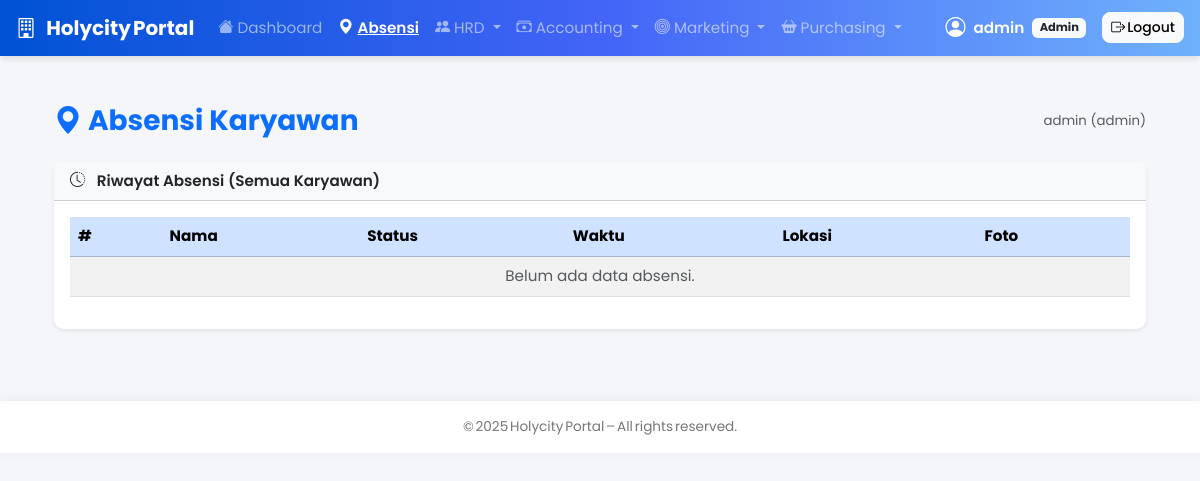
/absensi (signed in), run on the app's committed database.
### models.py (models this page shows, shortened)
class User(db.Model, UserMixin):
    __tablename__ = "users"
    id = db.Column(db.Integer, primary_key=True)
    username = db.Column(db.String(100), unique=True, nullable=False)
    password = db.Column(db.String(255), nullable=False)
    role = db.Column(db.String(50), default="employee")
    employee_id = db.Column(db.Integer, db.ForeignKey("employees.id"))
    employee = db.relationship("Employee", back_populates="user", uselist=False)

### routes/absensi.py (the view, shortened to what this page needs)
@absensi_bp.route("/absensi", methods=["GET", "POST"])
@login_required
def absensi_page():
    records = get_records_for_user(current_user)
    return render_template("absensi.html", records=records, user=current_user)

### services/absensi_service.py (called while the page is built)
def get_records_for_user(user):
    if user.role in ("admin", "hrd"):
        return Attendance.query.order_by(Attendance.timestamp.desc()).all()
    return (Attendance.query
            .filter_by(username=user.username)
            .order_by(Attendance.timestamp.desc())
            .all())

### templates/absensi.html (shortened to what this page needs)
{% extends "base.html" %}
{% block content %}
<div class="container mt-4">
  <div class="d-flex justify-content-between align-items-center mb-4">
    <h3 class="fw-bold text-primary mb-0"><i class="bi bi-geo-alt-fill"></i> Absensi Karyawan</h3>
    <small class="text-muted">{{ user.username }}{% if user.role != "employee" %} ({{ user.role }}){% endif %}</small>
  </div>
  <div class="card shadow-sm border-0">
    <div class="card-header bg-light fw-semibold">
      <i class="bi bi-clock-history me-2"></i>
      Riwayat Absensi {% if user.role != "employee" %}(Semua Karyawan){% endif %}
    </div>
    <div class="card-body">
      <div class="table-responsive">
        <table class="table table-striped align-middle">
          <thead class="table-primary">
            <tr>
              <th>#</th>
              {% if user.role != "employee" %}<th>Nama</th>{% endif %}
              <th>Status</th>
              <th>Waktu</th>
              <th>Lokasi</th>
              <th>Foto</th>
            </tr>
          </thead>
          <tbody>
            {% for r in records %}
            <tr>
              <td>{{ loop.index }}</td>
              {% if user.role != "employee" %}<td>{{ r.username }}</td>{% endif %}
              <td>
                {% if r.status == "Masuk" %}
                  <span class="badge bg-success">{{ r.status }}</span>
                {% elif r.status == "Istirahat" %}
                  <span class="badge bg-warning text-dark">{{ r.status }}</span>
                {% elif r.status == "Keluar" %}
                  <span class="badge bg-danger">{{ r.status }}</span>
                {% else %}
                  <span class="badge bg-secondary">{{ r.status }}</span>
                {% endif %}
              </td>
              <td>{{ r.timestamp.strftime('%d/%m/%Y %H:%M') }}</td>
              <td>{{ '%.5f'|format(r.latitude) }}, {{ '%.5f'|format(r.longitude) }}</td>
              <td>
                {% if r.photo %}
                  <a href="{{ url_for('static', filename='uploads/' + r.photo) }}" target="_blank">
                    <img src="{{ url_for('static', filename='uploads/' + r.photo) }}" width="50" class="rounded">
                  </a>
                {% else %}
                  -
                {% endif %}
              </td>
            </tr>
            {% else %}
            <tr><td colspan="6" class="text-center text-muted">Belum ada data absensi.</td></tr>
            {% endfor %}
          </tbody>
        </table>
      </div>
    </div>
  </div>
</div>
{% endblock %}

### templates/base.html (shortened to what this page needs)
<!DOCTYPE html>
<html lang="id">
<head>
  <link href="https://cdn.jsdelivr.net/npm/bootstrap@5.3.2/dist/css/bootstrap.min.css" rel="stylesheet">
  <link href="https://cdn.jsdelivr.net/npm/bootstrap-icons@1.11.1/font/bootstrap-icons.css" rel="stylesheet">
</head>
<body>
  <nav class="navbar navbar-expand-lg navbar-dark px-3 sticky-top">
    <a class="navbar-brand fw-bold d-flex align-items-center" href="{{ url_for('home') }}">
      <i class="bi bi-building me-2"></i> Holycity Portal
    </a>
    {% if current_user.is_authenticated %}
    <div class="collapse navbar-collapse" id="navbarsExample">
      <ul class="navbar-nav me-auto mb-2 mb-lg-0">
        <li class="nav-item">
          <a class="nav-link {% if request.endpoint == 'home' %}active{% endif %}" href="{{ url_for('home') }}">
            <i class="bi bi-house-fill me-1"></i>Dashboard
          </a>
        </li>
        <li class="nav-item">
          <a class="nav-link {% if request.endpoint == 'absensi.absensi_page' %}active{% endif %}" href="{{ url_for('absensi.absensi_page') }}">
            <i class="bi bi-geo-alt-fill me-1"></i>Absensi
          </a>
        </li>
        {% if current_user.role in ['admin','hrd'] %}
        <li class="nav-item dropdown">
          <a class="nav-link dropdown-toggle {% if 'hrd.' in (request.endpoint|default('')) %}active{% endif %}" href="#" role="button" data-bs-toggle="dropdown">
            <i class="bi bi-people-fill me-1"></i>HRD
          </a>
        </li>
        {% endif %}
        {% if current_user.role in ['admin','hrd'] %}
        <li class="nav-item dropdown">
          <a class="nav-link dropdown-toggle {% if 'accounting.' in (request.endpoint|default('')) %}active{% endif %}" href="#" role="button" data-bs-toggle="dropdown">
            <i class="bi bi-cash-stack me-1"></i>Accounting
          </a>
        </li>
        {% endif %}
        <li class="nav-item dropdown">
          <a class="nav-link dropdown-toggle {% if 'marketing.' in (request.endpoint|default('')) %}active{% endif %}"
             href="#" role="button" data-bs-toggle="dropdown">
             <i class="bi bi-bullseye me-1"></i>Marketing
          </a>
        </li>
        <li class="nav-item dropdown">
          <a class="nav-link dropdown-toggle {% if 'purchasing.' in (request.endpoint|default('')) %}active{% endif %}"
             href="#" role="button" data-bs-toggle="dropdown">
             <i class="bi bi-basket2-fill me-1"></i>Purchasing
          </a>
        </li>
      </ul>
      <div class="text-white d-flex align-items-center">
        <i class="bi bi-person-circle me-2 fs-5"></i>
        <span class="fw-semibold">{{ current_user.username }}</span>
        <span class="badge bg-light text-dark ms-2">{{ current_user.role|title }}</span>
        <a href="{{ url_for('logout') }}" class="btn btn-light btn-sm ms-3">
          <i class="bi bi-box-arrow-right"></i> Logout
        </a>
      </div>
    </div>
    {% endif %}
  </nav>
  <div class="container py-4">
    {% block content %}{% endblock %}
  </div>
  <footer>
    {% block footer %}
      © {{ now().year }} Holycity Portal – All rights reserved.
    {% endblock %}
  </footer>
</body>
</html>

### templates/base.html (style rules this page uses)
body { background-color:#f4f6f9; font-family:"Poppins","Segoe UI",Roboto,sans-serif; font-size:0.95rem; }
nav.navbar { background:linear-gradient(90deg,#0052d4,#4364f7,#6fb1fc); box-shadow:0 3px 6px rgba(0,0,0,0.1); }
.nav-link.active { font-weight:600;text-decoration:underline; }
.card { border:0;border-radius:10px; box-shadow:0 2px 8px rgba(0,0,0,0.05); transition:transform .2s ease,box-shadow .2s ease; }
.btn { border-radius:8px;font-weight:500;transition:all .2s ease; }
footer { background:#fff;box-shadow:0 -1px 10px rgba(0,0,0,0.05); font-size:0.85rem;color:#777;text-align:center; margin-top:3rem;padding:1rem 0; }

### data on the page
User: username "admin", role "Admin", role "admin"
